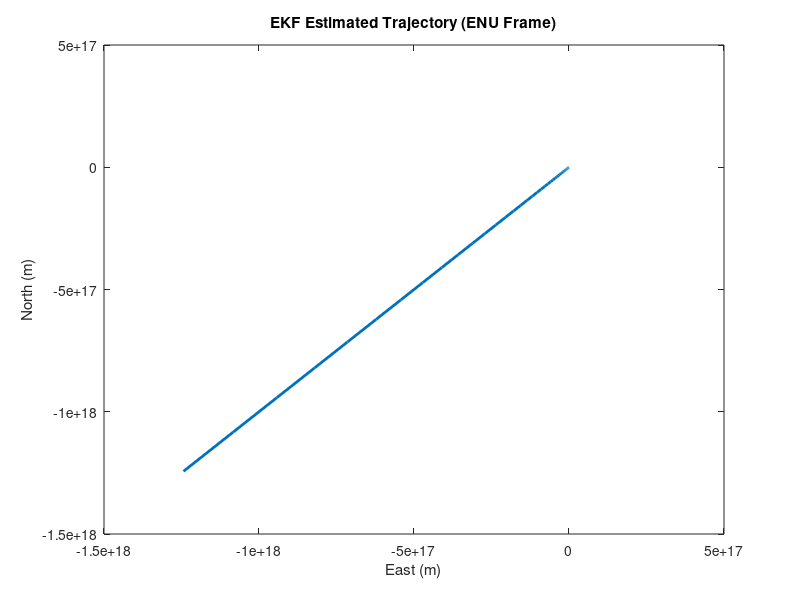

Here is the MATLAB script that generated this plot:
%% 任务5：基于伪距/多普勒的EKF定位
folder_path = 'D:\GNSS\T5';  
if ~exist(folder_path, 'dir')
    mkdir(folder_path);  % 路径管理延续任务1-4逻辑
end

%% 加载观测数据（避免星历依赖）
load('navSolCT_1ms_Opensky.mat', 'navSolutionsCT');
pseudorange = navSolutionsCT.rawPseudorange;  % 367×8 伪距观测
doppler = navSolutionsCT.usrVelENU;           % 367×3 多普勒观测（ENU速度）

%% EKF参数初始化（简化状态模型）
% 状态：位置（x, y, z）和速度（vx, vy, vz）
x_hat = [navSolutionsCT.usrPos(1,:)'; zeros(3,1)];  % 初始位置+零速度
P = diag([10, 10, 10, 1, 1, 1]);  % 初始协方差矩阵
Q = diag([0.1, 0.1, 0.1, 0.05, 0.05, 0.05]);  % 过程噪声
R = blkdiag(eye(8)*25, eye(3)*0.1);  % 伪距和多普勒的测量噪声

%% 动态模型定义（匀速假设）
dt = 1;  % 时间间隔，假设每次时间步为1秒
F = [eye(3), dt*eye(3); zeros(3), eye(3)];  % 状态转移矩阵（匀速运动）

%% 修正观测矩阵定义
H_pseudo = [eye(8,3), zeros(8,3)];  % 8×6矩阵（伪距观测部分）
H_doppler = [zeros(3,3), eye(3)];   % 3×6矩阵（多普勒观测部分）

%% 合并观测矩阵（列数一致）
H = [H_pseudo; H_doppler];  % 11×6矩阵，合并伪距和多普勒观测

%% 主滤波循环（去卫星位置计算）
trajectory = zeros(size(navSolutionsCT.usrPos,1), 6);  % 存储轨迹（位置和速度）
for epoch = 1:size(pseudorange, 1)
    % --- 预测步骤 ---
    x_hat = F * x_hat;  
    P = F * P * F' + Q;  % 更新协方差矩阵
    
    % --- 更新步骤 ---
    z_pseudo = pseudorange(epoch, :)';  % 伪距观测（8×1）
    z_doppler = doppler(epoch, :)';     % 多普勒观测（3×1）
    
    % 伪距残差计算（基于当前位置与卫星的几何距离）
    z_pred_pseudo = zeros(8, 1);  % 8个卫星的预测伪距
    for i = 1:8
        % 计算用户位置与卫星之间的几何距离
        dx = x_hat(1) - navSolutionsCT.usrPos(i, 1);  % 计算x方向上的差异
        dy = x_hat(2) - navSolutionsCT.usrPos(i, 2);  % 计算y方向上的差异
        dz = x_hat(3) - navSolutionsCT.usrPos(i, 3);  % 计算z方向上的差异
        z_pred_pseudo(i) = sqrt(dx^2 + dy^2 + dz^2);  % 计算几何距离（即伪距）
    end
    
    % 预测的多普勒（使用速度分量）
    z_pred_doppler = x_hat(4:6);  % 速度预测

    % 组合预测值：伪距和多普勒
    z_pred = [z_pred_pseudo; z_pred_doppler];  % 预测的伪距和速度（11×1）
    
    % 卡尔曼增益计算
    S = H * P * H' + R;  % 测量预测协方差
    K = P * H' / S;  % 卡尔曼增益
    
    % 状态更新
    z_meas = [z_pseudo; z_doppler];  % 当前的伪距和多普勒测量（11×1）
    x_hat = x_hat + K * (z_meas - z_pred);  % 更新状态估计
    P = (eye(6) - K * H) * P;  % 更新协方差矩阵
    
    trajectory(epoch, :) = x_hat';  % 保存当前估计的状态
end

%% 输出位置和速度
position = trajectory(:, 1:3);  % 提取位置（X, Y, Z）
velocity = trajectory(:, 4:6);  % 提取速度（Vx, Vy, Vz）

% 输出位置和速度到命令窗口
for i = 1:size(trajectory, 1)
    fprintf('Epoch %d: Position = [%.2f, %.2f, %.2f], Velocity = [%.2f, %.2f, %.2f]\n', ...
            i, position(i, 1), position(i, 2), position(i, 3), velocity(i, 1), velocity(i, 2), velocity(i, 3));
end

%% 结果保存与可视化（延续任务1-4格式）
save(fullfile(folder_path, 'ekf_result.mat'), 'trajectory');  % 存储结果数据
figure;
plot(trajectory(:,1), trajectory(:,2), 'LineWidth', 2);  % 绘制2D轨迹投影
title('EKF Estimated Trajectory (ENU Frame)');
xlabel('East (m)'); ylabel('North (m)');
saveas(gcf, fullfile(folder_path, 'Trajectory_2D.png'));  % 保存图像
